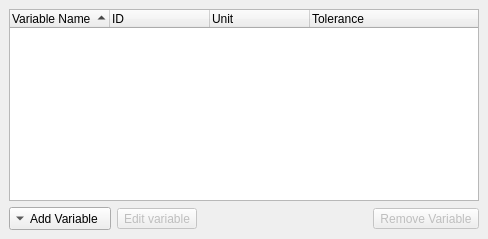
  <widget class="QDockWidget" name="dw_variables">
   <property name="windowTitle">
    <string>Variables</string>
   </property>
   <attribute name="dockWidgetArea">
    <number>2</number>
   </attribute>
   <widget class="QWidget" name="dwc_variables">
    <layout class="QVBoxLayout" name="verticalLayout">
     <item>
      <widget class="QTreeWidget" name="trw_variables">
       <property name="sortingEnabled">
        <bool>true</bool>
       </property>
       <property name="expandsOnDoubleClick">
        <bool>false</bool>
       </property>
       <column>
        <property name="text">
         <string>Variable Name</string>
        </property>
       </column>
       <column>
        <property name="text">
         <string>ID</string>
        </property>
       </column>
       <column>
        <property name="text">
         <string>Unit</string>
        </property>
       </column>
       <column>
        <property name="text">
         <string>Tolerance</string>
        </property>
       </column>
      </widget>
     </item>
     <item>
      <layout class="QHBoxLayout" name="horizontalLayout">
       <item>
        <widget class="QToolButton" name="tbtn_add_variable">
         <property name="statusTip">
          <string>Create a new variable</string>
         </property>
         <property name="text">
          <string>Add Variable</string>
         </property>
         <property name="icon">
          <iconset resource="../rc/resources.qrc">
           <normaloff>:/images/images/variable_add.png</normaloff>:/images/images/variable_add.png</iconset>
         </property>
         <property name="popupMode">
          <enum>QToolButton::InstantPopup</enum>
         </property>
         <property name="toolButtonStyle">
          <enum>Qt::ToolButtonTextBesideIcon</enum>
         </property>
         <property name="arrowType">
          <enum>Qt::DownArrow</enum>
         </property>
        </widget>
       </item>
       <item>
        <widget class="QToolButton" name="tbtn_edit_variable">
         <property name="enabled">
          <bool>false</bool>
         </property>
         <property name="toolTip">
          <string>Edit variable</string>
         </property>
         <property name="statusTip">
          <string>Edit the selected variable</string>
         </property>
         <property name="text">
          <string>Edit variable</string>
         </property>
         <property name="icon">
          <iconset resource="../rc/resources.qrc">
           <normaloff>:/images/images/edit.png</normaloff>:/images/images/edit.png</iconset>
         </property>
         <property name="iconSize">
          <size>
           <width>16</width>
           <height>16</height>
          </size>
         </property>
        </widget>
       </item>
       <item>
        <spacer name="horizontalSpacer_2">
         <property name="orientation">
          <enum>Qt::Horizontal</enum>
         </property>
         <property name="sizeHint" stdset="0">
          <size>
           <width>170</width>
           <height>20</height>
          </size>
         </property>
        </spacer>
       </item>
       <item>
        <widget class="QToolButton" name="tbtn_remove_variable">
         <property name="enabled">
          <bool>false</bool>
         </property>
         <property name="statusTip">
          <string>Remove the selected variable</string>
         </property>
         <property name="text">
          <string>Remove Variable</string>
         </property>
         <property name="icon">
          <iconset resource="../rc/resources.qrc">
           <normaloff>:/images/images/variable_remove.png</normaloff>:/images/images/variable_remove.png</iconset>
         </property>
         <property name="iconSize">
          <size>
           <width>16</width>
           <height>16</height>
          </size>
         </property>
         <property name="toolButtonStyle">
          <enum>Qt::ToolButtonTextBesideIcon</enum>
         </property>
        </widget>
       </item>
      </layout>
     </item>
    </layout>
   </widget>
  </widget>
